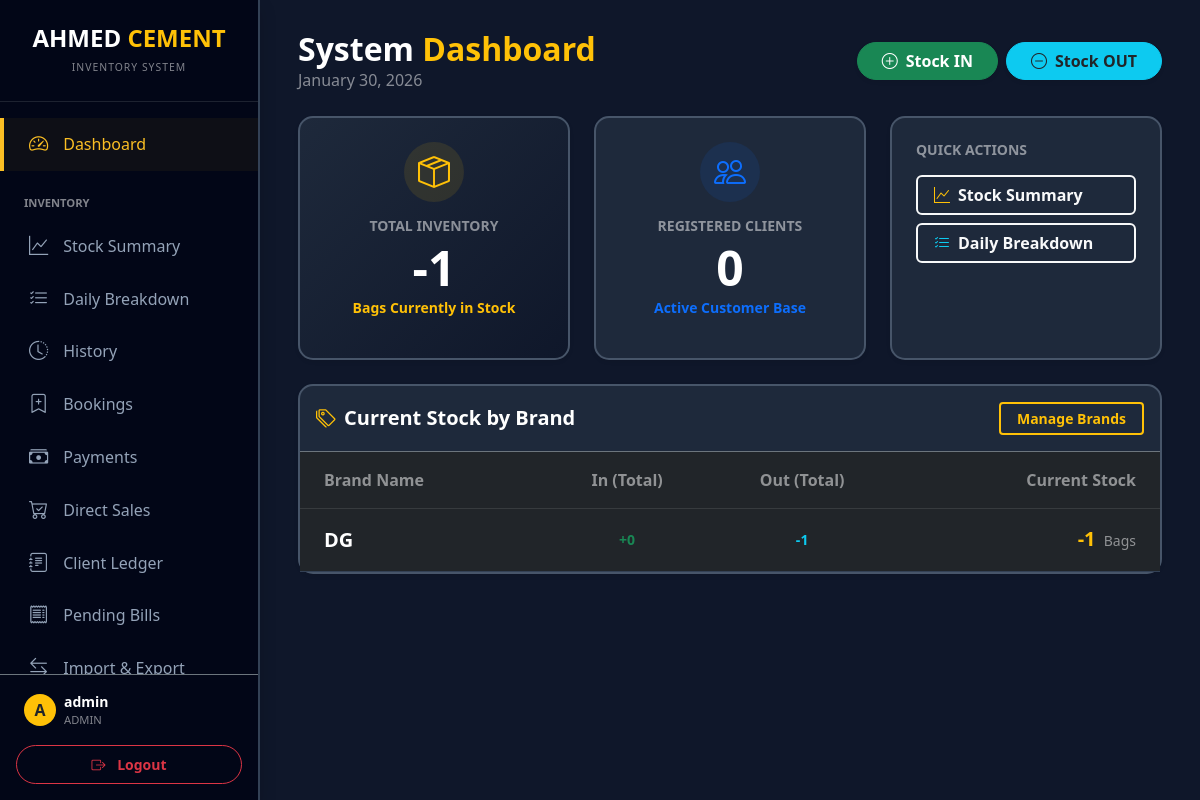
Screenshot of / (signed in) with the database file from the repository.
### models.py (models this page shows)
class User(UserMixin, db.Model):
    id = db.Column(db.Integer, primary_key=True)
    username = db.Column(db.String(100), unique=True, nullable=False)
    password_hash = db.Column(db.String(200), nullable=False)
    role = db.Column(db.String(20), default='user')
    can_view_stock = db.Column(db.Boolean, default=True)
    can_view_daily = db.Column(db.Boolean, default=True)
    can_view_history = db.Column(db.Boolean, default=True)
    can_import_export = db.Column(db.Boolean, default=False)
    can_manage_directory = db.Column(db.Boolean, default=False)

class Entry(db.Model):
    __table_args__ = (
        db.Index('idx_entry_date_material', 'date', 'material'),
        db.Index('idx_entry_material_type', 'material', 'type'),
        db.Index('idx_entry_date_type', 'date', 'type'),
        db.Index('idx_entry_client_date', 'client', 'date'),
    )
    id = db.Column(db.Integer, primary_key=True)
    date = db.Column(db.String(20), nullable=False, index=True)
    time = db.Column(db.String(20), nullable=False)
    type = db.Column(db.String(10), nullable=False, index=True)
    material = db.Column(db.String(100), nullable=False, index=True)
    client = db.Column(db.String(100), index=True)
    client_name = db.Column(db.String(100), index=True)
    client_code = db.Column(db.String(50), index=True)
    qty = db.Column(db.Float, nullable=False)
    bill_no = db.Column(db.String(100), index=True)
    auto_bill_no = db.Column(db.String(100), index=True)
    nimbus_no = db.Column(db.String(100), index=True)
    invoice_id = db.Column(db.Integer, db.ForeignKey('invoice.id'), nullable=True)
    invoice = db.relationship('Invoice', backref='entries')
    created_by = db.Column(db.String(100))
    client_category = db.Column(db.String(50), index=True, nullable=True)

### main.py (the view)
@app.route('/')
@login_required
def index():
    today = date.today().strftime('%B %d, %Y')
    client_count = db.session.query(func.count(Client.id)).scalar() or 0
    stats_query = db.session.query(
        Entry.material,
        func.sum(case((Entry.type == 'IN', Entry.qty),
                      else_=0)).label('total_in'),
        func.sum(case(
            (Entry.type == 'OUT', Entry.qty),
            else_=0)).label('total_out')).group_by(Entry.material).all()
    stats = sorted([{
        'name': row.material,
        'in': int(row.total_in or 0),
        'out': int(row.total_out or 0),
        'stock': int((row.total_in or 0) - (row.total_out or 0))
    } for row in stats_query],
                   key=lambda x: x['name'])
    total_stock = sum(s['stock'] for s in stats)
    return render_template('index.html',
                           today_date=today,
                           total_stock=int(total_stock),
                           client_count=client_count,
                           stats=stats)

### main.py (called while the page is built)
@login_manager.user_loader
def load_user(user_id):
    return db.session.get(User, int(user_id))

### templates/index.html
{% extends "layout.html" %}
{% block content %}
<div class="d-flex justify-content-between align-items-center mb-4">
    <div>
        <h2 class="fw-bold text-white mb-0">System <span class="text-warning">Dashboard</span></h2>
        <p class="text-white-50 mb-0">{{ today_date }}</p>
    </div>
    <div class="d-flex gap-2">
        <a href="/receiving" class="btn btn-success fw-bold px-4 rounded-pill shadow-sm"><i class="bi bi-plus-circle me-2"></i>Stock IN</a>
        <a href="/dispatching" class="btn btn-info text-dark fw-bold px-4 rounded-pill shadow-sm"><i class="bi bi-dash-circle me-2"></i>Stock OUT</a>
    </div>
</div>
<div class="row g-4 mb-4">
    <div class="col-md-4">
        <div class="card border-0 shadow-sm h-100" style="background: linear-gradient(135deg, #1e293b 0%, #0f172a 100%); border: 2px solid #475569 !important; border-radius: 15px;">
            <div class="card-body p-4 text-center">
                <div class="bg-warning bg-opacity-10 rounded-circle d-inline-flex align-items-center justify-content-center mb-3" style="width: 60px; height: 60px;">
                    <i class="bi bi-box-seam text-warning fs-2"></i>
                </div>
                <h6 class="text-white-50 fw-bold text-uppercase small mb-1">Total Inventory</h6>
                <h1 class="display-5 fw-bold text-white mb-0">{{ total_stock }}</h1>
                <p class="text-warning small fw-bold">Bags Currently in Stock</p>
            </div>
        </div>
    </div>
    <div class="col-md-4">
        <div class="card border-0 shadow-sm h-100" style="background: #1e293b; border: 2px solid #475569 !important; border-radius: 15px;">
            <div class="card-body p-4 text-center">
                <div class="bg-primary bg-opacity-10 rounded-circle d-inline-flex align-items-center justify-content-center mb-3" style="width: 60px; height: 60px;">
                    <i class="bi bi-people text-primary fs-2"></i>
                </div>
                <h6 class="text-white-50 fw-bold text-uppercase small mb-1">Registered Clients</h6>
                <h1 class="display-5 fw-bold text-white mb-0">{{ client_count }}</h1>
                <p class="text-primary small fw-bold">Active Customer Base</p>
            </div>
        </div>
    </div>
    <div class="col-md-4">
        <div class="card border-0 shadow-sm h-100" style="background: #1e293b; border: 2px solid #475569 !important; border-radius: 15px;">
            <div class="card-body p-4">
                <h6 class="text-white-50 fw-bold text-uppercase small mb-3">Quick Actions</h6>
                <div class="d-grid gap-2">
                    {% if current_user.can_view_stock or current_user.role == 'admin' %}
                    <a href="/stock_summary" class="btn btn-outline-light border-2 fw-bold text-start ps-3"><i class="bi bi-graph-up me-2 text-warning"></i>Stock Summary</a>
                    {% endif %}
                    {% if current_user.can_view_daily or current_user.role == 'admin' %}
                    <a href="/daily_transactions" class="btn btn-outline-light border-2 fw-bold text-start ps-3"><i class="bi bi-list-check me-2 text-info"></i>Daily Breakdown</a>
                    {% endif %}
                </div>
            </div>
        </div>
    </div>
</div>
<div class="row g-4">
    <div class="col-md-12">
        <div class="card border-0 shadow-sm h-100" style="background: #1e293b; border: 2px solid #475569 !important; border-radius: 15px;">
            <div class="card-header bg-transparent border-secondary p-3 d-flex justify-content-between align-items-center">
                <h5 class="fw-bold text-white mb-0"><i class="bi bi-tags me-2 text-warning"></i>Current Stock by Brand</h5>
                <a href="/materials" class="btn btn-sm btn-outline-warning border-2 fw-bold px-3">Manage Brands</a>
            </div>
            <div class="table-responsive">
                <table class="table table-dark table-hover align-middle mb-0">
                    <thead style="background: #0f172a;">
                        <tr>
                            <th class="ps-4 py-3 text-white-50">Brand Name</th>
                            <th class="py-3 text-center text-white-50">In (Total)</th>
                            <th class="py-3 text-center text-white-50">Out (Total)</th>
                            <th class="py-3 text-end pe-4 text-white-50">Current Stock</th>
                        </tr>
                    </thead>
                    <tbody style="background: #1e293b;">
                        {% for s in stats %}
                        <tr style="border-bottom: 1px solid #334155; background: #1e293b;">
                            <td class="ps-4 py-3 fw-bold fs-5 text-white">{{ s.name }}</td>
                            <td class="text-center text-success small fw-bold">+{{ s.in|int }}</td>
                            <td class="text-center text-info small fw-bold">-{{ s.out|int }}</td>
                            <td class="text-end pe-4">
                                <span class="h5 fw-bold text-warning">{{ s.stock|int }}</span>
                                <span class="small text-white-50 ms-1">Bags</span>
                            </td>
                        </tr>
                        {% endfor %}
                    </tbody>
                </table>
            </div>
        </div>
    </div>
</div>
{% endblock %}

### templates/layout.html (shortened to what this page needs)
<!DOCTYPE html>
<html lang="en">
<head>
    <link href="https://cdn.jsdelivr.net/npm/bootstrap@5.3.0/dist/css/bootstrap.min.css" rel="stylesheet">
    <link rel="stylesheet" href="https://cdn.jsdelivr.net/npm/bootstrap-icons@1.10.0/font/bootstrap-icons.css">
    <link rel="stylesheet" href="https://cdn.jsdelivr.net/npm/flatpickr/dist/flatpickr.min.css">
    <link rel="stylesheet" href="https://cdn.jsdelivr.net/npm/flatpickr/dist/themes/dark.css">
</head>
<body>
{% if current_user.is_authenticated %}
    <div class="sidebar shadow" id="sidebar">
        <div class="p-4 text-center border-bottom border-secondary border-opacity-25">
            <h4 class="fw-bold text-white mb-0">AHMED <span class="text-warning">CEMENT</span></h4>
            <small class="text-white-50 text-uppercase" style="font-size: 0.65rem; letter-spacing: 1px;">Inventory System</small>
        </div>
        <div class="sidebar-nav-container">
            <nav class="py-3">
                <a href="/" class="nav-link {{ 'active' if request.path == '/' }}" onclick="closeSidebar()">
                    <i class="bi bi-speedometer2"></i> Dashboard
                </a>
                <div class="text-white-50 small fw-bold px-4 mt-4 mb-2 text-uppercase" style="font-size: 0.7rem;">Inventory</div>
                {% if current_user.can_view_stock or current_user.role == 'admin' %}
                <a href="/stock_summary" class="nav-link {{ 'active' if request.path == '/stock_summary' }}" onclick="closeSidebar()">
                    <i class="bi bi-graph-up"></i> Stock Summary
                </a>
                {% endif %}
                {% if current_user.can_view_daily or current_user.role == 'admin' %}
                <a href="/daily_transactions" class="nav-link {{ 'active' if request.path == '/daily_transactions' }}" onclick="closeSidebar()">
                    <i class="bi bi-list-check"></i> Daily Breakdown
                </a>
                {% endif %}
                {% if current_user.can_view_history or current_user.role == 'admin' %}
                <a href="/tracking" class="nav-link {{ 'active' if request.path == '/tracking' }}" onclick="closeSidebar()">
                    <i class="bi bi-clock-history"></i> History
                </a>
                <a href="/bookings" class="nav-link {{ 'active' if request.path == '/bookings' }}" onclick="closeSidebar()">
                    <i class="bi bi-bookmark-plus"></i> Bookings
                </a>
                <a href="/payments" class="nav-link {{ 'active' if request.path == '/payments' }}" onclick="closeSidebar()">
                    <i class="bi bi-cash-stack"></i> Payments
                </a>
                <a href="/direct_sales" class="nav-link {{ 'active' if request.path == '/direct_sales' }}" onclick="closeSidebar()">
                    <i class="bi bi-cart-check"></i> Direct Sales
                </a>
                <a href="/clients" class="nav-link {{ 'active' if request.path.startswith('/ledger') or request.path == '/clients' }}" onclick="closeSidebar()">
                    <i class="bi bi-journal-text"></i> Client Ledger
                </a>
                {% endif %}
                <a href="/pending_bills" class="nav-link {{ 'active' if request.path == '/pending_bills' }}" onclick="closeSidebar()">
                    <i class="bi bi-receipt"></i> Pending Bills
                </a>
                {% if current_user.can_import_export or current_user.role == 'admin' %}
                <a href="/import_export" class="nav-link {{ 'active' if request.path == '/import_export' }}" onclick="closeSidebar()">
                    <i class="bi bi-arrow-left-right"></i> Import & Export
                </a>
                {% endif %}
            </nav>
        </div>
        <div class="p-3 border-top border-secondary">
            <div class="d-flex align-items-center mb-3 px-2">
                <div class="bg-warning rounded-circle me-2 d-flex align-items-center justify-content-center text-dark fw-bold" style="width: 32px; height: 32px; flex-shrink: 0;">
                    {{ current_user.username[0]|upper }}
                </div>
                <div class="overflow-hidden">
                    <div class="text-white fw-bold small text-truncate">{{ current_user.username }}</div>
                    <div class="text-white-50 x-small" style="font-size: 0.7rem;">{{ current_user.role|upper }}</div>
                </div>
            </div>
            <a href="/logout" class="btn btn-outline-danger w-100 btn-sm fw-bold py-2 rounded-pill">
                <i class="bi bi-box-arrow-right me-2"></i> Logout
            </a>
        </div>
    </div>
{% endif %}
<div class="main-content {{ 'ms-0' if not current_user.is_authenticated }}">
    <div class="container-fluid px-0 px-sm-2">
        {% block content %}{% endblock %}
    </div>
</div>
</body>
</html>

### templates/layout.html (style rules this page uses)
:root { --sidebar-width: 260px; --bg-dark: #0f172a; --card-bg: #1e293b; --accent: #fbbf24; --sidebar-bg: #020617; }
body { background-color: var(--bg-dark); color: #f8fafc; font-family: 'Segoe UI', Roboto, Helvetica, Arial, sans-serif; overflow-x: hidden; margin: 0; }
.sidebar { width: var(--sidebar-width); height: 100vh; position: fixed; background: var(--sidebar-bg); border-right: 2px solid #334155; transition: all 0.3s; z-index: 1050; left: 0; top: 0; display: flex; flex-direction: column; }
.sidebar-nav-container { flex-grow: 1; overflow-y: auto; scrollbar-width: thin; scrollbar-color: #334155 transparent; }
.main-content { margin-left: var(--sidebar-width); padding: 30px; min-height: 100vh; transition: all 0.3s; }
.nav-link { color: #94a3b8; padding: 12px 25px; display: flex; align-items: center; font-weight: 500; border-left: 4px solid transparent; transition: 0.2s; text-decoration: none; }
.nav-link:hover, .nav-link.active { color: var(--accent); background: rgba(251, 191, 36, 0.05); border-left: 4px solid var(--accent); }
.nav-link i { font-size: 1.2rem; margin-right: 15px; }

### rows the page displays
User: username "A", username "admin", role "ADMIN"
Entry: date "January 30, 2026"

### other values shown
{{ total_stock }} "-1"
{{ client_count }} "0"
{{ s.name }} "DG"
{{ s.in|int }} "0"
{{ s.out|int }} "1"
{{ s.stock|int }} "-1"
